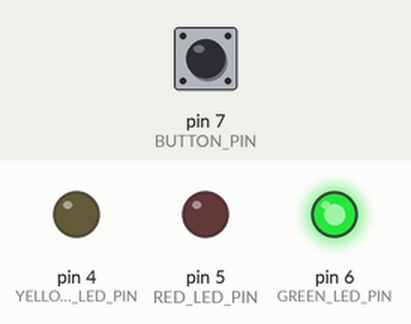
A sketch run on a simulated Arduino Uno, built with avr-gcc and run on an emulated ATmega328P. Shown: output pins drawn as LEDs (lit = HIGH). The test bench sets the inputs (shaded band); at power-on: pin 7 (BUTTON_PIN) HIGH.

Above: at 2.5 s.
At 5.5 s:
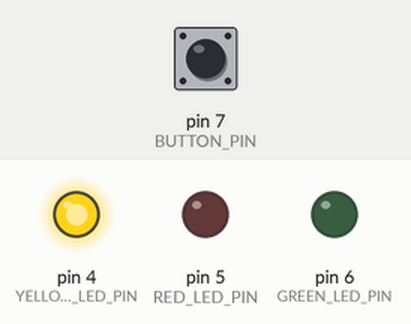
At 7.2 s:
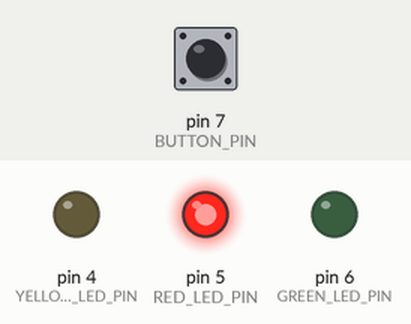
Timing chart, 0 to 11.1 s (numbered marks = the images above):
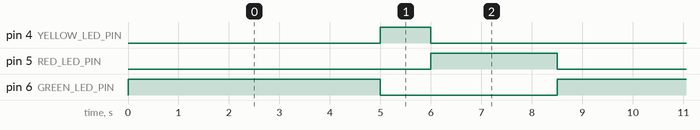

Measured:
- by itself, pin 4 (YELLOW_LED_PIN): alternates HIGH for 1.0 s and LOW for 7.5 s
- by itself, pin 5 (RED_LED_PIN): alternates HIGH for 2.5 s and LOW for 6.0 s
- by itself, pin 6 (GREEN_LED_PIN): alternates HIGH for 5.0 s and LOW for 3.5 s

The sketch:

random_led_blink.ino
```cpp
const int BUTTON_PIN = 7;       // 按鈕的接腳設為7號腳位
const int GREEN_LED_PIN =  6;   // 設定LED_GREEN的接腳為6號腳位
const int RED_LED_PIN =  5;     // 設定LED_RED的接腳為5號腳位
const int YELLOW_LED_PIN =  4;  // 設定LED_YELLOW的接腳為4號腳位
int buttonState = 0;            // 按鈕的狀態


void setup() {
  pinMode(GREEN_LED_PIN, OUTPUT);     // 設定LED_GREEN的PIN腳為輸出
  pinMode(RED_LED_PIN, OUTPUT);       // 設定LED_RED的PIN腳為輸出
  pinMode(YELLOW_LED_PIN, OUTPUT);    // 設定LED_YELLOW的PIN腳為輸出
  pinMode(BUTTON_PIN, INPUT_PULLUP);  // 設定按鈕的接腳為輸入，因為我們要讀取它的狀態
}

void loop() {

  buttonState = digitalRead(BUTTON_PIN);   //讀取按鍵的狀態

  if(buttonState == LOW){                  //如果按鈕按下
    digitalWrite(GREEN_LED_PIN, 0);        //LED_GREEN關閉
    digitalWrite(RED_LED_PIN, 0);          //LED_RED關閉
    digitalWrite(YELLOW_LED_PIN, HIGH);    //LED_YELLOW開啟
    delay (1000);                          //延遲1秒
    digitalWrite(YELLOW_LED_PIN, 0);       //LED_YELLOW關閉
    delay (1000);                          //延遲1秒
  }
  else{                                    //如果沒滿足上述條件則執行
    digitalWrite(GREEN_LED_PIN, HIGH);     //LED_GREEN開啟
    delay (5000);                          //延遲5秒
    digitalWrite(GREEN_LED_PIN, 0);        //LED_GREEN關閉
    digitalWrite(YELLOW_LED_PIN, HIGH);    //LED_YELLOW開啟
    delay (1000);                          //延遲1秒
    digitalWrite(YELLOW_LED_PIN, 0);       //LED_YELLOW關閉
    digitalWrite(RED_LED_PIN, HIGH);       //LED_RED開啟
    delay (2500);                          //延遲2.5秒
    digitalWrite(RED_LED_PIN, 0);          //LED_RED關閉
  }
}
```
